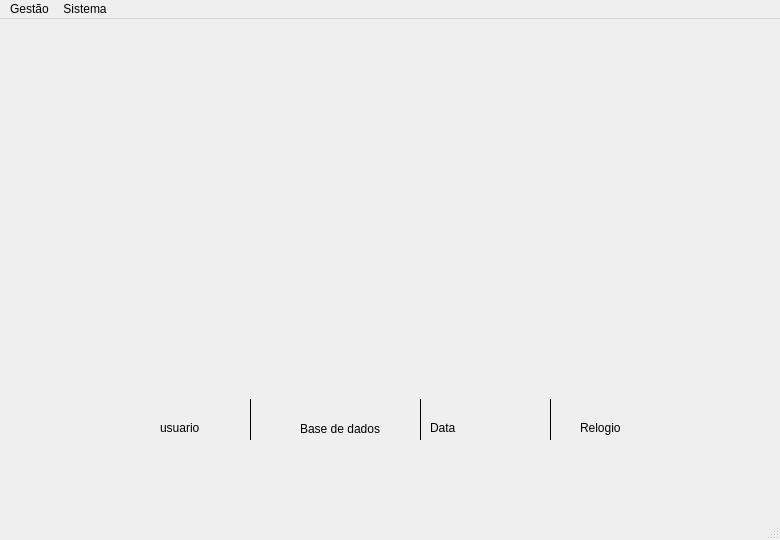
<?xml version="1.0" encoding="UTF-8"?>
<ui version="4.0">
 <class>Frm_principal</class>
 <widget class="QMainWindow" name="Frm_principal">
  <property name="geometry">
   <rect>
    <x>0</x>
    <y>0</y>
    <width>780</width>
    <height>540</height>
   </rect>
  </property>
  <property name="windowTitle">
   <string>Menu</string>
  </property>
  <widget class="QWidget" name="centralwidget">
   <widget class="QLabel" name="lb_base_dados">
    <property name="geometry">
     <rect>
      <x>300</x>
      <y>400</y>
      <width>101</width>
      <height>20</height>
     </rect>
    </property>
    <property name="frameShape">
     <enum>QFrame::NoFrame</enum>
    </property>
    <property name="frameShadow">
     <enum>QFrame::Plain</enum>
    </property>
    <property name="text">
     <string>Base de dados</string>
    </property>
   </widget>
   <widget class="QLabel" name="lb_nome_usuario">
    <property name="geometry">
     <rect>
      <x>160</x>
      <y>400</y>
      <width>67</width>
      <height>17</height>
     </rect>
    </property>
    <property name="text">
     <string>usuario</string>
    </property>
   </widget>
   <widget class="QLabel" name="lb_relogio">
    <property name="geometry">
     <rect>
      <x>580</x>
      <y>400</y>
      <width>67</width>
      <height>17</height>
     </rect>
    </property>
    <property name="text">
     <string>Relogio</string>
    </property>
   </widget>
   <widget class="Line" name="line_2">
    <property name="geometry">
     <rect>
      <x>240</x>
      <y>380</y>
      <width>20</width>
      <height>41</height>
     </rect>
    </property>
    <property name="frameShadow">
     <enum>QFrame::Plain</enum>
    </property>
    <property name="lineWidth">
     <number>1</number>
    </property>
    <property name="orientation">
     <enum>Qt::Vertical</enum>
    </property>
   </widget>
   <widget class="Line" name="line_3">
    <property name="geometry">
     <rect>
      <x>410</x>
      <y>380</y>
      <width>20</width>
      <height>41</height>
     </rect>
    </property>
    <property name="frameShadow">
     <enum>QFrame::Plain</enum>
    </property>
    <property name="lineWidth">
     <number>1</number>
    </property>
    <property name="orientation">
     <enum>Qt::Vertical</enum>
    </property>
   </widget>
   <widget class="Line" name="line_4">
    <property name="geometry">
     <rect>
      <x>540</x>
      <y>380</y>
      <width>20</width>
      <height>41</height>
     </rect>
    </property>
    <property name="frameShadow">
     <enum>QFrame::Plain</enum>
    </property>
    <property name="lineWidth">
     <number>1</number>
    </property>
    <property name="orientation">
     <enum>Qt::Vertical</enum>
    </property>
   </widget>
   <widget class="QLabel" name="lb_data">
    <property name="geometry">
     <rect>
      <x>430</x>
      <y>400</y>
      <width>111</width>
      <height>17</height>
     </rect>
    </property>
    <property name="text">
     <string>Data</string>
    </property>
   </widget>
   <widget class="QLabel" name="label">
    <property name="geometry">
     <rect>
      <x>10</x>
      <y>70</y>
      <width>301</width>
      <height>131</height>
     </rect>
    </property>
    <property name="text">
     <string/>
    </property>
    <property name="pixmap">
     <pixmap resource="Imagens.qrc">:/Imagens/logo_menu.png</pixmap>
    </property>
   </widget>
  </widget>
  <widget class="QMenuBar" name="menubar">
   <property name="geometry">
    <rect>
     <x>0</x>
     <y>0</y>
     <width>780</width>
     <height>22</height>
    </rect>
   </property>
   <widget class="QMenu" name="menuGest_o">
    <property name="title">
     <string>Gestão</string>
    </property>
    <widget class="QMenu" name="menuVe_culos">
     <property name="title">
      <string>Veículos</string>
     </property>
     <addaction name="actionCadastro_de_Marcas"/>
     <addaction name="actionCadastro_de_Modelos"/>
     <addaction name="separator"/>
     <addaction name="actionCadastro_de_Ve_culos_de_Clientes"/>
    </widget>
    <widget class="QMenu" name="menuVendas_2">
     <property name="title">
      <string>Vendas</string>
     </property>
     <addaction name="actionNova_Venda"/>
     <addaction name="actionGestao_Vendas"/>
    </widget>
    <widget class="QMenu" name="menuServi_os_2">
     <property name="title">
      <string>Serviços</string>
     </property>
     <addaction name="actionAgendar_Servi_o"/>
     <addaction name="actionOrdem_de_Servi_o"/>
    </widget>
    <addaction name="separator"/>
    <addaction name="actionUsu_rios"/>
    <addaction name="actionClientes"/>
    <addaction name="actionFornecedores"/>
    <addaction name="menuVe_culos"/>
    <addaction name="actionEstoque"/>
    <addaction name="separator"/>
    <addaction name="menuVendas_2"/>
    <addaction name="menuServi_os_2"/>
   </widget>
   <widget class="QMenu" name="menuSistema">
    <property name="title">
     <string>Sistema</string>
    </property>
    <addaction name="separator"/>
    <addaction name="actionSobre"/>
    <addaction name="actionSair"/>
   </widget>
   <addaction name="menuGest_o"/>
   <addaction name="menuSistema"/>
  </widget>
  <widget class="QStatusBar" name="statusbar"/>
  <action name="actionUsu_rios">
   <property name="text">
    <string>Usuários</string>
   </property>
  </action>
  <action name="actionClientes">
   <property name="text">
    <string>Clientes</string>
   </property>
  </action>
  <action name="actionFornecedores">
   <property name="text">
    <string>Fornecedores</string>
   </property>
  </action>
  <action name="actionCadastro_de_Marcas">
   <property name="text">
    <string>Cadastro de Marcas</string>
   </property>
  </action>
  <action name="actionCadastro_de_Modelos">
   <property name="text">
    <string>Cadastro de Modelos</string>
   </property>
  </action>
  <action name="actionCadastro_de_Ve_culos_de_Clientes">
   <property name="text">
    <string>Cadastro de Veículos de Clientes</string>
   </property>
  </action>
  <action name="actionEstoque">
   <property name="text">
    <string>Estoque</string>
   </property>
  </action>
  <action name="actionNova_Venda">
   <property name="text">
    <string>Nova Venda</string>
   </property>
  </action>
  <action name="actionGestao_Vendas">
   <property name="text">
    <string>Gestao Vendas</string>
   </property>
  </action>
  <action name="actionAgendar_Servi_o">
   <property name="text">
    <string>Agendar Serviço</string>
   </property>
  </action>
  <action name="actionOrdem_de_Servi_o">
   <property name="text">
    <string>Ordem de Serviço</string>
   </property>
  </action>
  <action name="actionSobre">
   <property name="text">
    <string>Sobre</string>
   </property>
  </action>
  <action name="actionSair">
   <property name="text">
    <string>Sair</string>
   </property>
  </action>
 </widget>
 <resources>
  <include location="Imagens.qrc"/>
 </resources>
 <connections/>
</ui>
